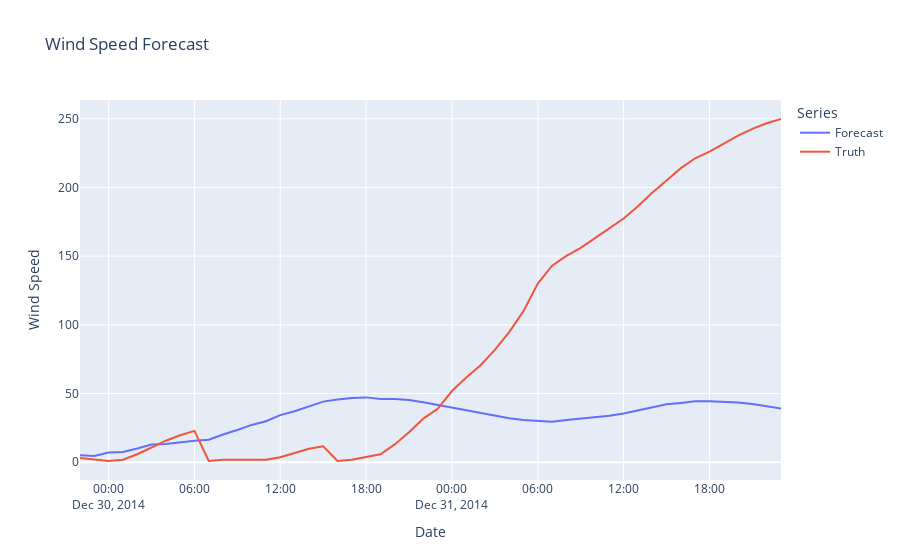

Notebook code for this chart:
### Code cell
# Create and format the figure
fig = px.line(x = truth.index, 
		y=[fcast['Iws'], truth['Iws']],
        title = 'Wind Speed Forecast',
		labels = {
			'value' : 'Wind Speed',
			'x' : 'Date',
			'variable' : 'Series'
		})

# Renaming the series
fig.data[0].name = "Forecast"
fig.data[1].name = "Truth"

# Render the plot
fig.show()
